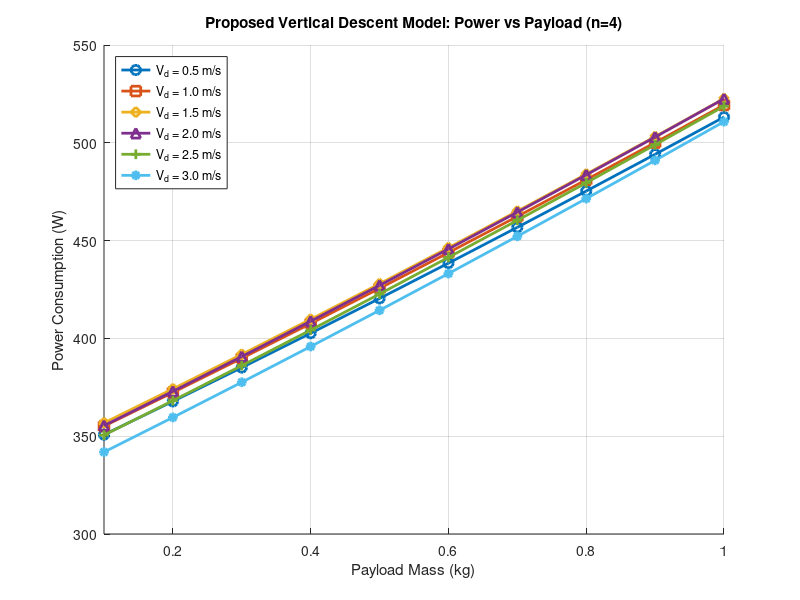

MATLAB code to generate this figure:
% Fixed parameters (from fit)
delta = 0.010674;
s     = 0.043648;
CT    = 0.0012435;
k     = 0.10813;
Sfp   = 0.48;
rho   = 1.225;
A     = 0.385;
n     = 4; % fixed rotor count

% Payload sweep (kg)
payload_values = 0.1:0.1:1.0;

% Descent speeds to evaluate
Vd_values = [0.5 1 1.5 2 2.5 3];

% Marker styles for each speed
markers = {'o','s','d','^','+','*'};
colors  = lines(length(Vd_values));

% Proposed descent model function (with variable W)
powerModel = @(W,n,V) ...
    (delta*s/(8*sqrt(n*rho*A))) .* (W/CT).^(3/2) ...
    + (1+k) .* W.^(3/2) ./ sqrt(2*n*rho*A) ...
    + 0.5*W.*V ...
    - (n/4).*Sfp.*rho.*V.^3 ...
    + (0.5*W - (n/4).*Sfp.*rho.*V.^2) .* ...
    sqrt((1 - Sfp/A).*V.^2 + (2*W)./(n.*rho.*A));

% Plot Power vs Payload for each descent speed
figure; hold on;
for j = 1:length(Vd_values)
    V = Vd_values(j);
    P = arrayfun(@(m) powerModel((3.0+m)*9.81,n,V), payload_values); % W = (frame+payload)*g
    plot(payload_values, P, ['-' markers{j}], ...
        'Color',colors(j,:),'LineWidth',2,'MarkerSize',7);

    % Percentage change from 0.1 kg to 1.0 kg
    Pmin = powerModel((3.0+0.1)*9.81,n,V);
    Pmax = powerModel((3.0+1.0)*9.81,n,V);
    percChange = ((Pmax - Pmin)/Pmin)*100;
    fprintf('Vd = %.1f m/s: Power change from 0.1kg to 1.0kg payload = %.2f %% (increase)\n', ...
        V, percChange);
end

xlabel('Payload Mass (kg)');
ylabel('Power Consumption (W)');
title('Proposed Vertical Descent Model: Power vs Payload (n=4)');
legend(arrayfun(@(v) sprintf('V_d = %.1f m/s',v), Vd_values,'UniformOutput',false), ...
    'Location','northwest');
xlim([0.1 1.0]); ylim([300 550]); grid on;
